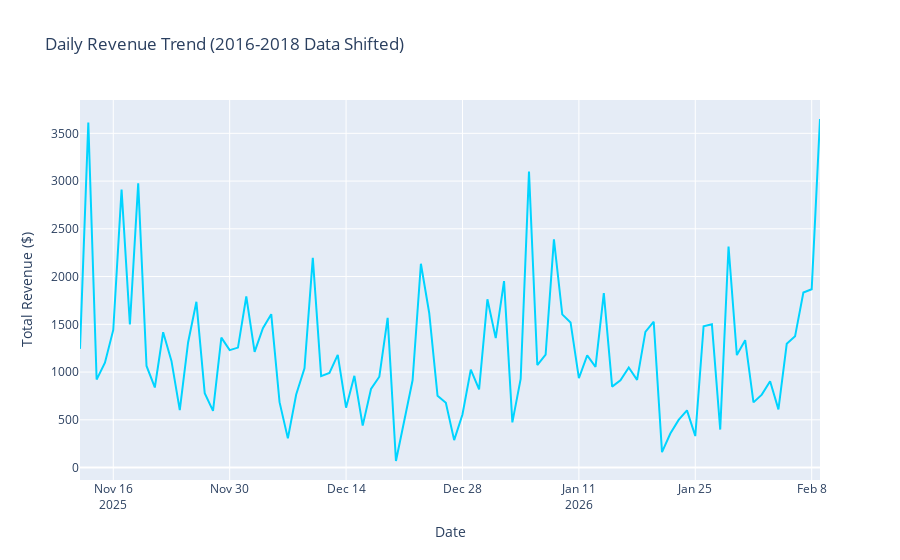

Notebook cell for this chart:
### Code cell
import plotly.express as px

# 1. Group by Date to get Total Daily Revenue
daily_revenue = df.groupby('SALES_DATE')['OUR_PRICE'].sum().reset_index()

# 2. Plot the Trend
fig = px.line(daily_revenue, 
              x='SALES_DATE', 
              y='OUR_PRICE',
              title='Daily Revenue Trend (2016-2018 Data Shifted)',
              labels={'OUR_PRICE': 'Total Revenue ($)', 'SALES_DATE': 'Date'})

# Add a "Trendline" to see the general direction
fig.update_traces(line_color='#00D4FF', line_width=2)
fig.show()

### Figure 1 — Plotly figure (JSON) as saved in the notebook; plotly's stock layout.template omitted (floating-point values rounded to 4 significant figures)
{"data": [{"hovertemplate": "Date=%{x}<br>Total Revenue ($)=%{y}<extra></extra>", "legendgroup": "", "line": {"color": "#00D4FF", "dash": "solid", "width": 2}, "marker": {"symbol": "circle"}, "mode": "lines", "name": "", "orientation": "v", "showlegend": false, "type": "scatter", "x": ["2025-11-12", "2025-11-13", "2025-11-14", "2025-11-15", "2025-11-16", "2025-11-17", "2025-11-18", "2025-11-19", "2025-11-20", "2025-11-21", "2025-11-22", "2025-11-23", "2025-11-24", "2025-11-25", "2025-11-26", "2025-11-27", "2025-11-28", "2025-11-29", "2025-11-30", "2025-12-01", "2025-12-02", "2025-12-03", "2025-12-04", "2025-12-05", "2025-12-06", "2025-12-07", "2025-12-08", "2025-12-09", "2025-12-10", "2025-12-11", "2025-12-12", "2025-12-13", "2025-12-14", "2025-12-15", "2025-12-16", "2025-12-17", "2025-12-18", "2025-12-19", "2025-12-20", "2025-12-21", "2025-12-22", "2025-12-23", "2025-12-24", "2025-12-25", "2025-12-26", "2025-12-27", "2025-12-28", "2025-12-29", "2025-12-30", "2025-12-31", "2026-01-01", "2026-01-02", "2026-01-03", "2026-01-04", "2026-01-05", "2026-01-06", "2026-01-07", "2026-01-08", "2026-01-09", "2026-01-10", "2026-01-11", "2026-01-12", "2026-01-13", "2026-01-14", "2026-01-15", "2026-01-16", "2026-01-17", "2026-01-18", "2026-01-19", "2026-01-20", "2026-01-21", "2026-01-22", "2026-01-23", "2026-01-24", "2026-01-25", "2026-01-26", "2026-01-27", "2026-01-28", "2026-01-29", "2026-01-30", "2026-01-31", "2026-02-01", "2026-02-02", "2026-02-03", "2026-02-04", "2026-02-05", "2026-02-06", "2026-02-07", "2026-02-08", "2026-02-09"], "xaxis": "x", "y": [1243.0, 3614.0, 921.2, 1098.0, 1441.0, 2910.0, 1497.0, 2976.0, 1064.0, 838.4, 1417.0, 1116.0, 601.1, 1310.0, 1736.0, 778.4, 592.8, 1361.0, 1230.0, 1256.0, 1791.0, 1211.0, 1459.0, 1606.0, 684.3, 305.6, 765.5, 1040.0, 2196.0, 957.4, 989.6, 1179.0, 626.6, 960.8, 438.7, 823.1, 951.2, 1568.0, 68.44, 490.1, 914.0, 2134.0, 1619.0, 752.4, 677.4, 286.9, 555.0, 1025.0, 819.0, 1762.0, 1355.0, 1952.0, 472.5, 928.0, 3099.0, 1073.0, 1183.0, 2390.0, 1604.0, 1519.0, 935.4, 1176.0, 1055.0, 1827.0, 847.4, 913.0, 1048.0, 917.8, 1421.0, 1527.0, 161.9, 355.9, 499.0, 598.0, 329.7, 1480.0, 1500.0, 397.8, 2315.0, 1178.0, 1334.0, 682.4, 763.7, 904.5, 609.3, 1296.0, 1374.0, 1832.0, 1867.0, 3650.0], "yaxis": "y"}], "layout": {"legend": {"tracegroupgap": 0}, "title": {"text": "Daily Revenue Trend (2016-2018 Data Shifted)"}, "xaxis": {"anchor": "y", "domain": [0, 1], "title": {"text": "Date"}}, "yaxis": {"anchor": "x", "domain": [0, 1], "title": {"text": "Total Revenue ($)"}}}}
